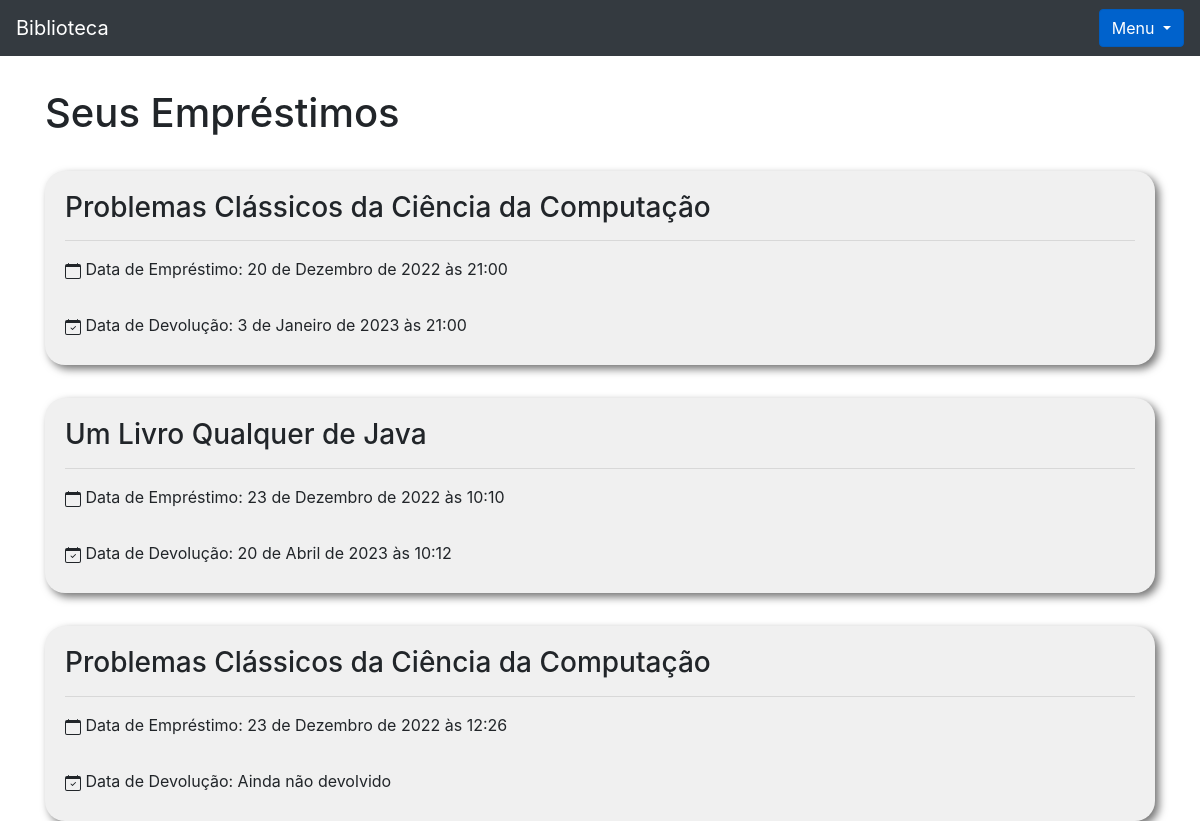
The page /livro/seus_emprestimos (signed in) on the database its author committed.
### livro/models.py (models this page shows, shortened)
class Emprestimo(models.Model):
    choices = (
        ('P', 'Péssimo'),
        ('R', 'Ruim'),
        ('B', 'Bom'),
        ('O', 'Ótimo')
    )
    nome_emprestado = models.ForeignKey(Usuario, on_delete=models.DO_NOTHING, blank = True, null = True)
    nome_emprestado_anonimo = models.CharField(max_length = 30, blank = True, null = True)
    data_emprestimo = models.DateTimeField(default=datetime.datetime.now())
    data_devolucao  = models.DateTimeField(blank = True, null = True) # necessita tambem do null para poder não ser um campo de preenchimento obrigatório
    livro = models.ForeignKey(Livros, on_delete = models.DO_NOTHING)
    avaliacao = models.CharField(max_length=1, choices = choices, blank= True, null=True)

class Livros(models.Model):
    img             = models.ImageField(upload_to='capa_livro', null=True, blank=True)
    nome            = models.CharField(max_length = 100)
    autor           = models.CharField(max_length = 30)
    co_autor        = models.CharField(max_length = 30, blank = True) # blank = True torna não obrigatório o preenchimento do campo mas retorna string vazia
    data_cadastro   = models.DateField(default = date.today) # importa a data do dia automaticamente no campo
    emprestado      = models.BooleanField(default = False)
    categoria       = models.ForeignKey(Categoria, on_delete=models.DO_NOTHING) # se eu apagar a categoria não acontece nada com o livro
    usuario         = models.ForeignKey(Usuario, on_delete=models.DO_NOTHING)
    class Meta:
        verbose_name = 'Livro'
    def __str__(self):
        return self.nome

### livro/views.py (the view)
# urls.py: path('seus_emprestimos', views.seus_emprestimos, name= 'seus_emprestimos'),
def seus_emprestimos(request):
    usuario = Usuario.objects.get(id = request.session['usuario'])
    emprestimos = Emprestimo.objects.filter(nome_emprestado = usuario)
    form = CadastroLivro()
    form.fields['usuario'].initial = request.session['usuario']
    form.fields['categoria'].queryset = Categoria.objects.filter(usuario = usuario)
    form_categoria = CategoriaLivro()
    return render(request, 'seus_emprestimos.html', {'usuario_logado' : request.session['usuario'],
                                                     'emprestimos' : emprestimos,
                                                     'form': form,
                                                     'form_categoria': form_categoria})

### livro/models.py (called while the page is built)
    def __str__(self):
        return self.nome

### livro/templates/seus_emprestimos.html (shortened to what this page needs)
{%extends 'base.html'%}
{%block 'conteudo'%}
<div class="container">
    <h1 style="margin-top: 3%;">Seus Empréstimos</h1>
{% for emprestimo in emprestimos%}
    <div class="cartao">
        <div class="titulo">
            <h3>
                {{emprestimo.livro}}
                <hr>
            </h3>
        </div>
        <div class="corpo">
            <label>&nbspData de Empréstimo: {{emprestimo.data_emprestimo}}</label>
        </div>
        <br>
        <label>&nbspData de Devolução: {% if emprestimo.data_devolucao%}{{emprestimo.data_devolucao}}{%else%}Ainda não devolvido{%endif%}</label>
    </div>
    {%endfor%}
</div>
{%endblock%}

### livro/templates/seus_emprestimos.html (style rules this page uses)
.cartao { background-color: #f0f0f0; padding: 20px; margin-top: 3%; border-radius: 20px; box-shadow: 4px 4px 8px #747474; }

### rows shown on the page
Emprestimo: livro "Problemas Clássicos da Ciência da Computação", data_emprestimo "20 de Dezembro de 2022 às 21:00", data_devolucao "3 de Janeiro de 2023 às 21:00"
Emprestimo: livro "Um Livro Qualquer de Java", data_emprestimo "23 de Dezembro de 2022 às 10:10", data_devolucao "20 de Abril de 2023 às 10:12"
Emprestimo: livro "Problemas Clássicos da Ciência da Computação", data_emprestimo "23 de Dezembro de 2022 às 12:26", shows "Ainda não devolvido"
